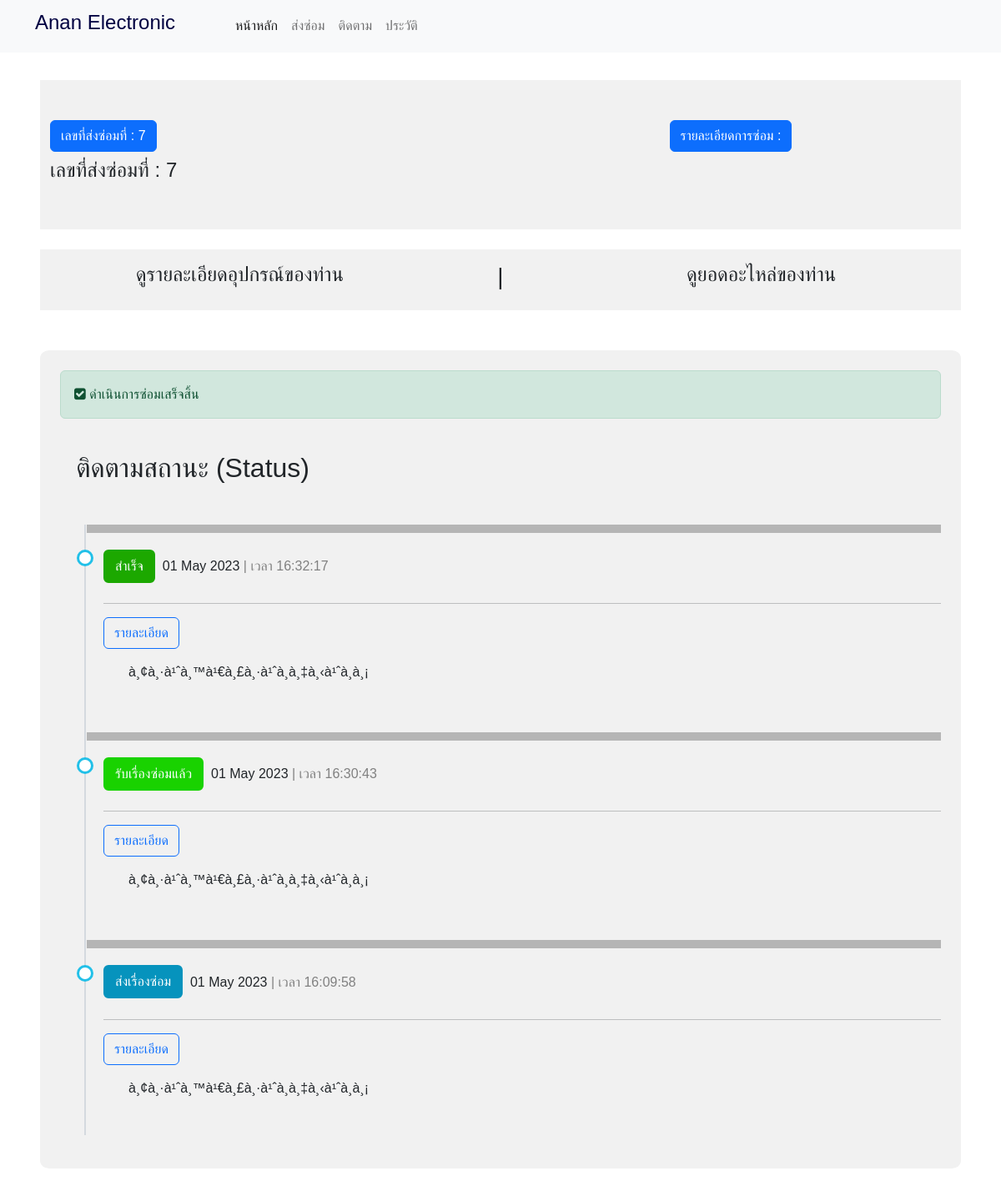
Page /detail_status.php?id=7 (signed in) on the committed database.
### tables this page shows
CREATE TABLE `repair_status` (
  `rs_id` int(6) NOT NULL,
  `get_r_id` int(6) DEFAULT NULL,
  `rs_date_time` datetime(6) DEFAULT NULL,
  `rs_detail` varchar(255) DEFAULT NULL,
  `status_id` int(6) DEFAULT NULL,
  `del_flg` tinyint(1) NOT NULL DEFAULT 0 COMMENT 'ลบ = 1',
  `e_id` varchar(6) NOT NULL COMMENT 'ไอดีพนักงาน',
  `rs_conf` int(1) DEFAULT NULL COMMENT 'NULL - ทั่วไป\r\n0 - รอการดำเนอนการ\r\n1 - ยืนยัน\r\n2 - ยกเลิก',
  `rs_conf_date` datetime DEFAULT NULL,
  `rs_cancel_detail` varchar(255) DEFAULT NULL,
  `get_d_id` varchar(6) DEFAULT NULL COMMENT 'ไอดีรายละเอียดการซ่อม'
);

CREATE TABLE `status_type` (
  `status_id` int(6) NOT NULL,
  `status_name` varchar(255) DEFAULT NULL,
  `status_color` varchar(50) DEFAULT NULL,
  `del_flg` tinyint(1) NOT NULL DEFAULT 0 COMMENT 'ลบ = 1',
  `value_code` varchar(10) DEFAULT NULL COMMENT 'เก็บชื่อย่อ'
);

### detail_status.php (the view, shortened to what this page needs)
<?php
include('database/condb.php');
$id = $_SESSION['id'];
$sql1 = "SELECT * FROM member WHERE m_id = '$id'";
$result1 = mysqli_query($conn, $sql1);
$row1 = mysqli_fetch_array($result1);
$count_carry_out = 0;
?>
<!DOCTYPE html>
<html lang="en">
<head>
    <link rel="stylesheet" href="https://cdn.jsdelivr.net/npm/bootstrap@5.2.3/dist/css/bootstrap.min.css">
    <link rel="stylesheet" href="https://unicons.iconscout.com/release/v4.0.8/css/line.css">
    <link rel="stylesheet" href="css/status_ok_problem_ok.css">
    <link rel="stylesheet" href="css/all_page.css">
    <link rel="stylesheet" href="https://cdnjs.cloudflare.com/ajax/libs/font-awesome/4.7.0/css/font-awesome.min.css">
    <link rel="stylesheet" href="https://cdn.jsdelivr.net/npm/sweetalert2@11/dist/sweetalert2.min.css">
</head>
<body>
    <?php
    if ($row1 > 0) {
        include('bar/topbar_user.php');
    }
    $id_get_r = $_GET['id'];
    $sql = "SELECT * FROM get_repair
        LEFT JOIN repair_status ON get_repair.get_r_id = repair_status.get_r_id
        LEFT JOIN status_type ON repair_status.status_id  = status_type.status_id
        WHERE get_repair.get_r_id = $id_get_r AND repair_status.del_flg = '0' ORDER BY repair_status.rs_date_time DESC;";
    $result = mysqli_query($conn, $sql);
    $sql2 = "SELECT * FROM get_repair
        LEFT JOIN repair_status ON get_repair.get_r_id = repair_status.get_r_id
        LEFT JOIN status_type ON repair_status.status_id  = status_type.status_id
        WHERE get_repair.get_r_id = $id_get_r AND repair_status.del_flg = '0' ORDER BY repair_status.rs_date_time DESC;";
    $result2 = mysqli_query($conn, $sql2);
    $row_2 = mysqli_fetch_array($result2);
    $sql_c = "SELECT * FROM get_detail
    LEFT JOIN get_repair ON get_detail.get_r_id = get_repair.get_r_id
    LEFT JOIN repair ON repair.r_id = get_detail.r_id WHERE get_repair.get_r_id = '$id_get_r' AND repair.del_flg = '0'";
    $result_c = mysqli_query($conn, $sql_c);
    $row_c = mysqli_fetch_array($result_c);
    ?>
    <br><br>
    <div class="px-5 pt-5 repair">
        <div class="container">
            <div class="row">
                <div class="col-6 text-left" style="background-color: #F1F1F1;">
                    <h4 class="pt-5"><button class="btn btn-primary">เลขที่ส่งซ่อมที่ : <?= $id_get_r ?></button></h4>
                    <h4 class="pb-5">เลขที่ส่งซ่อมที่ : <?= $id_get_r ?></h4>
                </div>
                <div class="col-6" style="background-color: #F1F1F1;">
                    <h4 class="pt-5 text-center"><button class="btn btn-primary">รายละเอียดการซ่อม : </button></h4>
                    <p class="pt-2 text-center"><?= $row_c['get_r_detail'] ?>
                </div>
                <br>
            </div>
        </div>
        <br>
        <div class="container" height="1000px" style="background-color: #F1F1F1; ">
            <div class="row p-3">
                <div class="col-5 text-left" id="bounce-item">
                    <center>
                        <h4><a style="text-decoration: none;">ดูรายละเอียดอุปกรณ์ของท่าน</a></h4>
                    </center>
                </div>
                <div class="col-2 ">
                    <center>
                        <h3>|</h3>
                    </center>
                </div>
                <div class="col-5" id="bounce-item">
                    <center>
                        <h4><a style="text-decoration: none; " onclick="openModalPart('quantitypart')">ดูยอดอะไหล่ของท่าน</a></h4>
                    </center>
                </div>
                <br>
            </div>
        </div>
        <div class="container my-5 p-4" style="background-color: #F1F1F1; border-radius : 1%;">
            <?php if ($row_2['status_id'] == 3) { ?>
                <div class="alert alert-success" role="alert">
                    <i class="fa fa-check-square"></i> ดำเนินการซ่อมเสร็จสิ้น
                </div>
            <?php } ?>
            <div class="row">
                <div class="col">
                    <br>
                    <h2 style="margin-left: 1.2rem;">ติดตามสถานะ (Status)</h2>
                    <br>
                    <ul class="timeline-3">
                        <?php
                        while ($row1 = mysqli_fetch_array($result)) {
                            $dateString = date('d-m-Y', strtotime($row1['rs_date_time']));
                            $date = DateTime::createFromFormat('d-m-Y', $dateString);
                            $formattedDate = $date->format('d F Y');
                        ?>
                            <hr style="border: 5px solid black;">
                            <li>
                                <h5 style="display:inline"><button class="btn btn-outline-secondary" style="color : white; background-color : <?= $row1['status_color'] ?>; border : 2px solid <?= $row1['status_color'] ?>;"><?= $row1['status_name'] ?>
                                        <?php
                                        if ($row1['status_id'] == 6) {
                                            $carry_out_id = $row['status_id'];
                                            $sql_cary_out = "SELECT COUNT(get_r_id) FROM `repair_status` WHERE get_r_id = 155 AND status_id = 6 ORDER BY rs_date_time DESC;";
                                            $result_carry_out = mysqli_query($conn, $sql_cary_out);
                                            $row_carry_out = mysqli_fetch_array($result_carry_out);
                                            if ($row_carry_out[0] > 1) {
                                        ?>
                                                #ครั้งที่<?= $row_carry_out[0] - $count_carry_out ?>
                                        <?php
                                            }
                                            $count_carry_out += 1;
                                        } ?></button></h5>
                                <h6 style="display:inline;"><i class="uil uil-book"></i>&nbsp;<?= $formattedDate ?></h6>
                                <p style="display:inline-block;color : gray"> | <i class="uil uil-clock"></i> เวลา <?= date('H:i:s', strtotime($row1['rs_date_time'])); ?></p>
                                <?php
                                $rs_id = $row1['rs_id'];
                                $sql_check_p = "SELECT * FROM repair_detail WHERE rs_id = '$rs_id' AND del_flg = '0'";
                                $result_check_p = mysqli_query($conn, $sql_check_p);
                                $row = mysqli_fetch_array($result_check_p);
                                ?>
                                <hr>
                                <h5 class="btn btn-outline-primary">รายละเอียด</h5>
                                <p class="mt-2" style="margin-left: 30px;"><?= $row1['rs_detail'] ?></p>
                            </li>
                            <br>
                        <?php } ?>
                    </ul>
                </div>
            </div>
        </div>
    </div>
    <br><br>
    <link rel="stylesheet" href="https://cdn.jsdelivr.net/npm/sweetalert2@11.0.10/dist/sweetalert2.min.css">
</body>
</html>

### css/status_ok_problem_ok.css (style rules this page uses)
.repair { position: absolute; width: 100%; }
ul.timeline-3 { list-style-type: none; position: relative; }
ul.timeline-3:before { content: " "; background: #d4d9df; display: inline-block; position: absolute; left: 29px; width: 2px; height: 100%; z-index: 400; }
ul.timeline-3 > li { margin: 20px 0; padding-left: 20px; }
ul.timeline-3 > li:before { content: " "; background: white; display: inline-block; position: absolute; border-radius: 50%; border: 3px solid #22c0e8; left: 20px; width: 20px; height: 20px; z-index: 400; }

### css/all_page.css (style rules this page uses)
body { font-family: sans-serif; }

### detail_status.php (style rules this page uses)
body { font-family: sans-serif; }
a { color: gray; transition: transform 0.3s ease; }
#bounce-item { transition: transform 0.3s, box-shadow 0.3s; }

### bar/topbar_user.php (style rules this page uses)
body { font-family: sans-serif; }

### rows in the picture
repair_status: status.status_name "สำเร็จ", rs_date_time "01 May 2023", rs_date_time "16:32:17", rs_detail "à¸¢à¸·à¹ˆà¸™à¹€à¸£à¸·à¹ˆà¸­à¸‡à¸‹à¹ˆà¸­à¸¡"
repair_status: status.status_name "รับเรื่องซ่อมแล้ว", rs_date_time "01 May 2023", rs_date_time "16:30:43", rs_detail "à¸¢à¸·à¹ˆà¸™à¹€à¸£à¸·à¹ˆà¸­à¸‡à¸‹à¹ˆà¸­à¸¡"
repair_status: status.status_name "ส่งเรื่องซ่อม", rs_date_time "01 May 2023", rs_date_time "16:09:58", rs_detail "à¸¢à¸·à¹ˆà¸™à¹€à¸£à¸·à¹ˆà¸­à¸‡à¸‹à¹ˆà¸­à¸¡"

### other values in the picture
$id_get_r "7"
